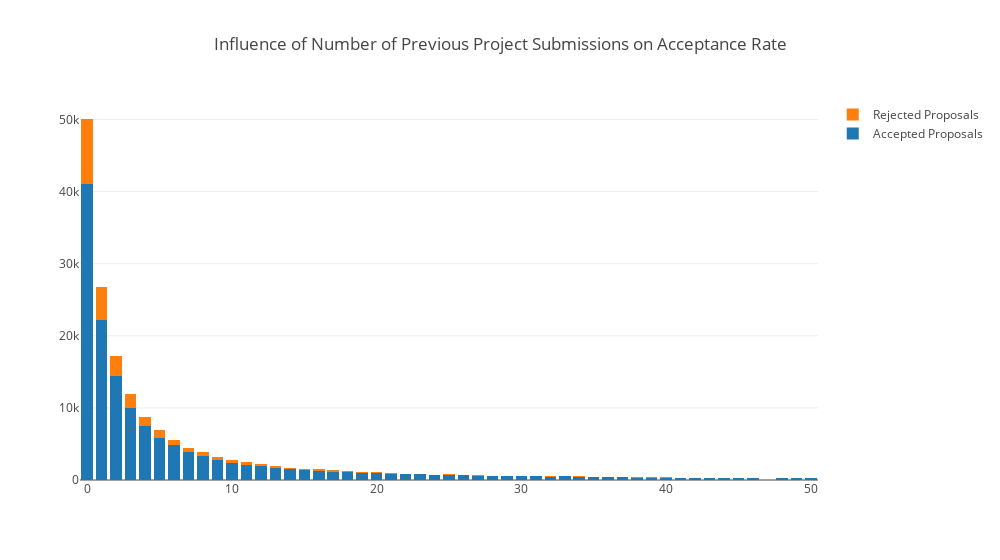

Notebook code cell kept with this figure:
### Markdown cell above
### 5.7 Influence of Number of Project Submissions on Acceptance Rate

### Code cell
temp = train_data["teacher_number_of_previously_posted_projects"].value_counts().head(50)
#print(temp.values)
temp_y0 = []
temp_y1 = []
for val in temp.index:
    temp_y1.append(np.sum(target_data[train_data["teacher_number_of_previously_posted_projects"]==val] == 1))
    temp_y0.append(np.sum(target_data[train_data["teacher_number_of_previously_posted_projects"]==val] == 0))    
trace1 = go.Bar(
    x = temp.index,
    y = temp_y1,
    name='Accepted Proposals'
)
trace2 = go.Bar(
    x = temp.index,
    y = temp_y0, 
    name='Rejected Proposals'
)

data = [trace1, trace2]
layout = go.Layout(
    title = "Influence of Number of Previous Project Submissions on Acceptance Rate",
    barmode='stack',
    width = 1000
)

fig = go.Figure(data=data, layout=layout)
py.iplot(fig)

### Figure 1 — Plotly figure (JSON) as saved in the notebook; plotly's stock layout.template omitted (floating-point values rounded to 4 significant figures)
{"data": [{"name": "Accepted Proposals", "type": "bar", "x": [0, 1, 2, 3, 4, 5, 6, 7, 8, 9, 10, 11, 12, 13, 14, 15, 16, 17, 18, 19, 20, 21, 22, 23, 25, 24, 26, 27, 28, 30, 29, 31, 33, 32, 34, 35, 36, 37, 38, 39, 40, 41, 42, 44, 43, 45, 46, 49, 48, 50], "y": [41022, 22213, 14461, 10006, 7421, 5871, 4810, 3855, 3303, 2814, 2364, 2124, 1953, 1691, 1458, 1347, 1283, 1167, 1065, 1016, 949, 856, 798, 789, 681, 688, 634, 591, 534, 524, 534, 492, 490, 482, 448, 408, 394, 353, 346, 334, 322, 304, 275, 264, 244, 253, 231, 214, 216, 209]}, {"name": "Rejected Proposals", "type": "bar", "x": [0, 1, 2, 3, 4, 5, 6, 7, 8, 9, 10, 11, 12, 13, 14, 15, 16, 17, 18, 19, 20, 21, 22, 23, 25, 24, 26, 27, 28, 30, 29, 31, 33, 32, 34, 35, 36, 37, 38, 39, 40, 41, 42, 44, 43, 45, 46, 49, 48, 50], "y": [9045, 4518, 2776, 1887, 1374, 1062, 807, 634, 553, 439, 382, 337, 284, 233, 212, 202, 196, 160, 161, 129, 131, 104, 94, 82, 90, 73, 98, 72, 66, 71, 60, 68, 55, 43, 49, 44, 47, 45, 34, 37, 31, 33, 30, 31, 31, 20, 22, 25, 16, 23]}], "layout": {"barmode": "stack", "title": "Influence of Number of Previous Project Submissions on Acceptance Rate", "width": 1000}}
